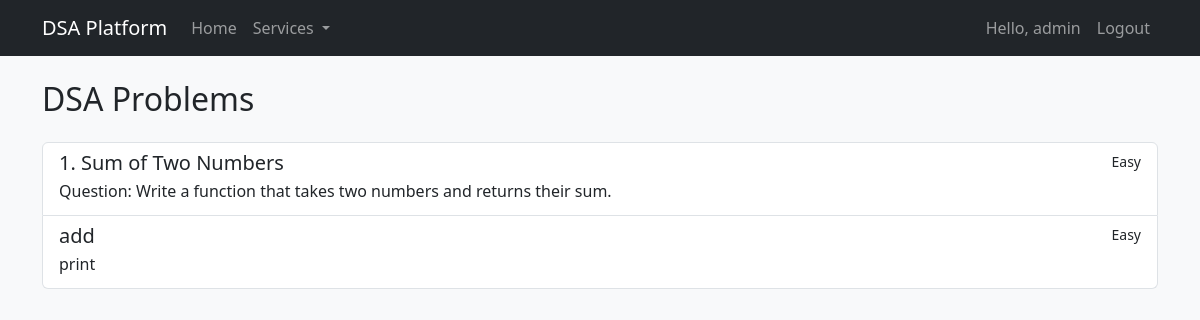
/problems/ (signed in), run on the app's committed database.
### users/models.py (models this page shows, shortened)
class CustomUser(AbstractUser):
    email = models.EmailField(unique=True)
    score = models.IntegerField(default=0)
    problems_solved = models.IntegerField(default=0)

### problems/models.py (models this page shows, shortened)
class Problem(models.Model):
    DIFFICULTY_CHOICES = [
        ('E', 'Easy'),
        ('M', 'Medium'),
        ('H', 'Hard'),
    ]
    template_code = models.TextField(
        blank=True,
        default="""def solution(input):\n    # Write your code here\n    return""",
        help_text="Initial code template to display in the editor"
    )
    title = models.CharField(max_length=200)
    description = models.TextField()
    difficulty = models.CharField(max_length=1, choices=DIFFICULTY_CHOICES)
    created_at = models.DateTimeField(auto_now_add=True)
    updated_at = models.DateTimeField(auto_now=True)
    time_limit = models.IntegerField(default=2)  # in seconds
    memory_limit = models.IntegerField(default=256)  # in MB

### problems/views.py (the view)
# urls.py: path('', views.problem_list, name='problem_list'),
@login_required
def problem_list(request):
    problems = Problem.objects.all()
    return render(request, 'problems_list.html', {'problems': problems})

### templates/problems_list.html
{% extends 'base.html' %}
{% load static %}
{% block content %}
<h2 class="mb-4">DSA Problems</h2>
<div class="list-group">
    {% for problem in problems %}
    <a href="{% url 'problem_detail' problem.pk %}" class="list-group-item list-group-item-action">
        <div class="d-flex w-100 justify-content-between">
            <h5 class="mb-1">{{ problem.title }}</h5>
            <small class="text-{{ problem.get_difficulty_color }}">{{ problem.get_difficulty_display }}</small>
        </div>
        <p class="mb-1">{{ problem.description|truncatechars:150 }}</p>
    </a>
    {% endfor %}
</div>
{% endblock %}

### templates/base.html (shortened to what this page needs)
{% load static %}
<!DOCTYPE html>
<html lang="en">
<head>
    <link href="https://cdn.jsdelivr.net/npm/bootstrap@5.3.0/dist/css/bootstrap.min.css" rel="stylesheet">
    <link rel="stylesheet" href="{% static 'css/style.css' %}">
</head>
<body>
    <nav class="navbar navbar-expand-lg navbar-dark bg-dark">
        <div class="container">
            <a class="navbar-brand" href="{% url 'home' %}">DSA Platform</a>
            <div class="collapse navbar-collapse" id="navbarNav">
                <ul class="navbar-nav me-auto">
                    <li class="nav-item">
                        <a class="nav-link" href="{% url 'home' %}">Home</a>
                    </li>
                    <li class="nav-item dropdown">
                        <a class="nav-link dropdown-toggle" href="#" id="servicesDropdown" role="button" data-bs-toggle="dropdown">
                            Services
                        </a>
                    </li>
                </ul>
                <ul class="navbar-nav">
                    {% if user.is_authenticated %}
                        <li class="nav-item">
                            <span class="nav-link">Hello, {{ user.username }}</span>
                        </li>
                        <li class="nav-item">
                            <a class="nav-link" href="{% url 'logout' %}">Logout</a>
                        </li>
                    {% endif %}
                </ul>
            </div>
        </div>
    </nav>
    <div class="container mt-4">
        {% block content %}{% endblock %}
    </div>
</body>
</html>

### static/css/style.css (style rules this page uses)
body { background-color: #f8f9fa; }

### data on the page
CustomUser: username "admin"
Problem: title "1. Sum of Two Numbers", difficulty "Easy", description "Question: Write a function that takes two numbers and returns their sum."
Problem: title "add", difficulty "Easy", description "print"
